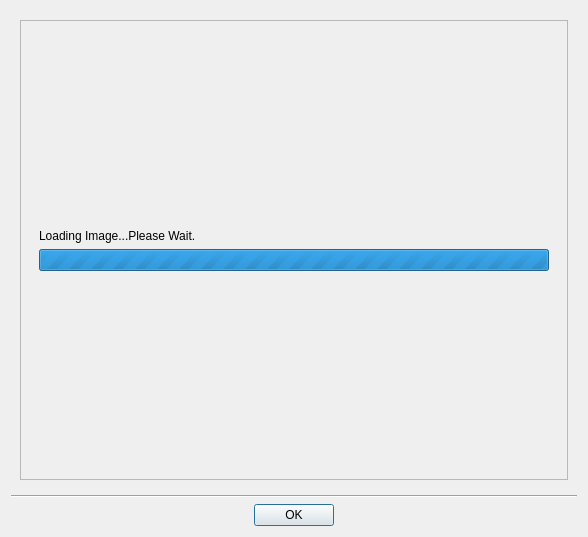
<?xml version="1.0" encoding="UTF-8"?>
<ui version="4.0">
 <class>ImagePreviewDialog</class>
 <widget class="QDialog" name="ImagePreviewDialog">
  <property name="geometry">
   <rect>
    <x>0</x>
    <y>0</y>
    <width>588</width>
    <height>537</height>
   </rect>
  </property>
  <property name="windowTitle">
   <string>Image View</string>
  </property>
  <layout class="QVBoxLayout" name="verticalLayout">
   <item>
    <widget class="QWidget" name="widget" native="true">
     <layout class="QVBoxLayout" name="verticalLayout_2">
      <item>
       <widget class="QScrollArea" name="scrollArea">
        <property name="widgetResizable">
         <bool>true</bool>
        </property>
        <property name="alignment">
         <set>Qt::AlignCenter</set>
        </property>
        <widget class="QWidget" name="scrollAreaWidgetContents">
         <property name="geometry">
          <rect>
           <x>0</x>
           <y>0</y>
           <width>550</width>
           <height>461</height>
          </rect>
         </property>
         <layout class="QHBoxLayout" name="horizontalLayout_2">
          <item>
           <widget class="QStackedWidget" name="stackedWidget">
            <property name="currentIndex">
             <number>1</number>
            </property>
            <widget class="QWidget" name="page">
             <layout class="QHBoxLayout" name="horizontalLayout" stretch="1">
              <item>
               <widget class="QLabel" name="imageLabel">
                <property name="text">
                 <string>No image</string>
                </property>
                <property name="alignment">
                 <set>Qt::AlignCenter</set>
                </property>
               </widget>
              </item>
             </layout>
            </widget>
            <widget class="QWidget" name="page_2">
             <layout class="QVBoxLayout" name="verticalLayout_3">
              <item>
               <spacer name="verticalSpacer_2">
                <property name="orientation">
                 <enum>Qt::Vertical</enum>
                </property>
                <property name="sizeHint" stdset="0">
                 <size>
                  <width>20</width>
                  <height>40</height>
                 </size>
                </property>
               </spacer>
              </item>
              <item>
               <widget class="QLabel" name="label">
                <property name="text">
                 <string>Loading Image...Please Wait.</string>
                </property>
                <property name="wordWrap">
                 <bool>true</bool>
                </property>
               </widget>
              </item>
              <item>
               <widget class="QProgressBar" name="progressBar">
                <property name="maximum">
                 <number>0</number>
                </property>
                <property name="value">
                 <number>-1</number>
                </property>
                <property name="format">
                 <string/>
                </property>
               </widget>
              </item>
              <item>
               <spacer name="verticalSpacer">
                <property name="orientation">
                 <enum>Qt::Vertical</enum>
                </property>
                <property name="sizeHint" stdset="0">
                 <size>
                  <width>20</width>
                  <height>40</height>
                 </size>
                </property>
               </spacer>
              </item>
             </layout>
            </widget>
           </widget>
          </item>
         </layout>
        </widget>
       </widget>
      </item>
     </layout>
    </widget>
   </item>
   <item>
    <widget class="Line" name="line">
     <property name="orientation">
      <enum>Qt::Horizontal</enum>
     </property>
    </widget>
   </item>
   <item>
    <widget class="QDialogButtonBox" name="buttonBox">
     <property name="orientation">
      <enum>Qt::Horizontal</enum>
     </property>
     <property name="standardButtons">
      <set>QDialogButtonBox::Ok</set>
     </property>
     <property name="centerButtons">
      <bool>true</bool>
     </property>
    </widget>
   </item>
  </layout>
 </widget>
 <resources/>
 <connections>
  <connection>
   <sender>buttonBox</sender>
   <signal>accepted()</signal>
   <receiver>ImagePreviewDialog</receiver>
   <slot>accept()</slot>
   <hints>
    <hint type="sourcelabel">
     <x>248</x>
     <y>254</y>
    </hint>
    <hint type="destinationlabel">
     <x>157</x>
     <y>274</y>
    </hint>
   </hints>
  </connection>
  <connection>
   <sender>buttonBox</sender>
   <signal>rejected()</signal>
   <receiver>ImagePreviewDialog</receiver>
   <slot>reject()</slot>
   <hints>
    <hint type="sourcelabel">
     <x>316</x>
     <y>260</y>
    </hint>
    <hint type="destinationlabel">
     <x>286</x>
     <y>274</y>
    </hint>
   </hints>
  </connection>
 </connections>
</ui>
